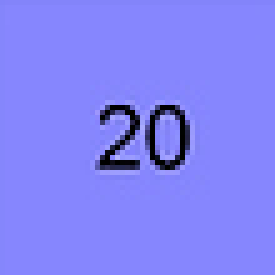
#> input picture Davinci Resolve pipeline/Test images/numbers/20.png, 55 x 55 px (shown 5 times larger); its folder holds 4 pictures in this run
$ python crop.py
#> lines starting #> are read from the running program, lines starting #| are printed output that depends on the picture
from PIL import Image
import os
import glob

def center_crop(im, new_width=None, new_height=None):
    width, height = im.size  # Get dimensions
    left = round((width - new_width) / 2)
    top = round((height - new_height) / 2)
    x_right = round(width - new_width) - left
    x_bottom = round(height - new_height) - top
    right = width - x_right
    bottom = height - x_bottom
    # Crop the center of the image
    return im.crop((left, top, right, bottom))

for filePath in glob.glob('numbers/*.png'):
    filename = os.path.split(filePath)[1]
    im = Image.open(filePath)
#> im is the input picture: PIL image 55x55 RGB; mean R, G, B 130.5, 130.6, 246.3
    cropped = center_crop(im, 50, 50)
#> in center_crop, `return im.crop((left, top, right, bottom))`:
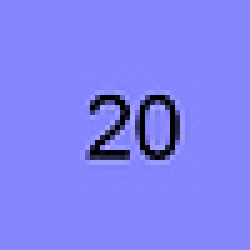
#> returned value: PIL image 50x50 RGB (shown 5 times larger); mean R, G, B 129.9, 129.9, 244.9
    print(f"cropped/{filename}")
    cropped.save(f"cropped/{filename}")
#> pass 2 of the loop `for filePath in glob.glob('numbers/*.png'):`:
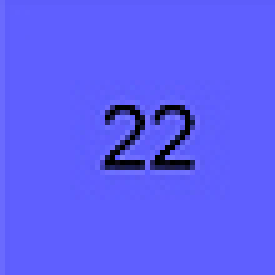
#> input picture Davinci Resolve pipeline/Test images/numbers/22.png, 55 x 55 px (shown 5 times larger)
#> im is the input picture: PIL image 55x55 RGB; mean R, G, B 92.8, 92.8, 247.3
#> in center_crop (call 2), `return im.crop((left, top, right, bottom))`:
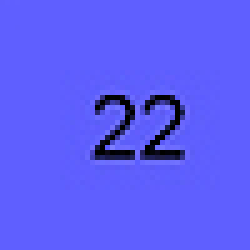
#> returned value: PIL image 50x50 RGB (shown 5 times larger); mean R, G, B 92.2, 92.1, 245.9
#> pass 3 of the loop `for filePath in glob.glob('numbers/*.png'):`:
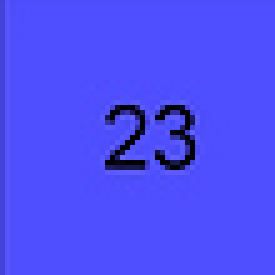
#> input picture Davinci Resolve pipeline/Test images/numbers/23.png, 55 x 55 px (shown 5 times larger)
#> im is the input picture: PIL image 55x55 RGB; mean R, G, B 77, 76.9, 246.8
#> in center_crop (call 3), `return im.crop((left, top, right, bottom))`:
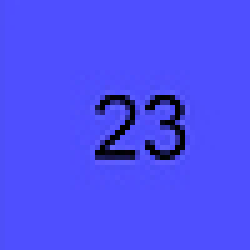
#> returned value: PIL image 50x50 RGB (shown 5 times larger); mean R, G, B 76.7, 76.7, 246.1
#> the loop made 4 passes; the first 3 are shown
